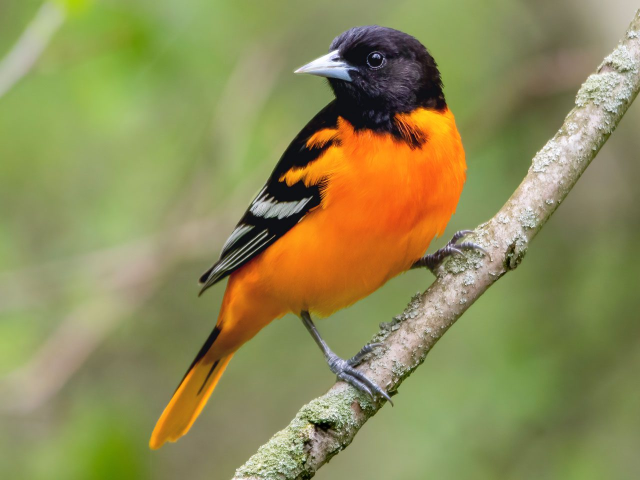
#> input picture data/bird.jpg, 1280 x 960 px (shown at 1/2 size)
$ python crop.py
#> lines starting #> are read from the running program, lines starting #| are printed output that depends on the picture
import os
import cv2

img = cv2.imread(os.path.join('.', 'data', 'bird.jpg'))
#> img is the input picture: shape (960, 1280, 3); mean B, G, R 86.8, 139.8, 142.7

print(img.shape)
#| (960, 1280, 3)

cropped_img = img[320:640, 420:840]
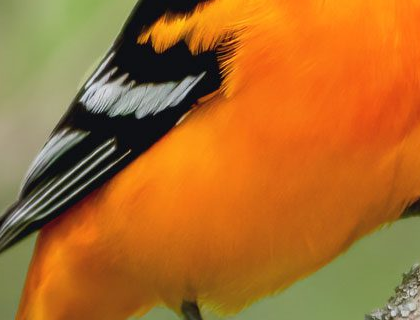
#> cropped_img: shape (320, 420, 3); mean B, G, R 42.4, 108, 172.8

cv2.imshow('img', img)
cv2.imshow('cropped_img', cropped_img)
cv2.waitKey(0)
cv2.destroyAllWindows()
